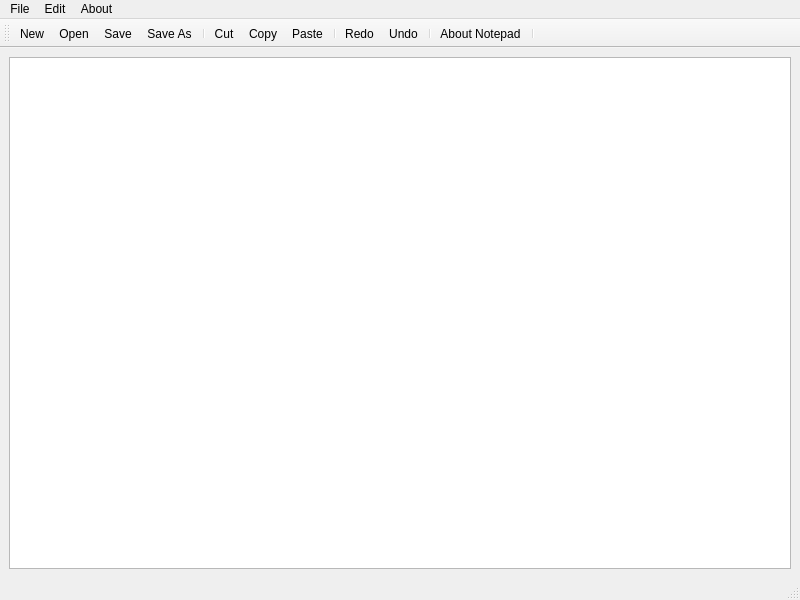
<?xml version="1.0" encoding="UTF-8"?>
<ui version="4.0">
 <class>MainWindow</class>
 <widget class="QMainWindow" name="MainWindow">
  <property name="geometry">
   <rect>
    <x>0</x>
    <y>0</y>
    <width>800</width>
    <height>600</height>
   </rect>
  </property>
  <property name="windowTitle">
   <string>MainWindow</string>
  </property>
  <widget class="QWidget" name="centralwidget">
   <layout class="QHBoxLayout" name="horizontalLayout">
    <item>
     <widget class="QTextEdit" name="textEdit"/>
    </item>
   </layout>
  </widget>
  <widget class="QMenuBar" name="menubar">
   <property name="geometry">
    <rect>
     <x>0</x>
     <y>0</y>
     <width>800</width>
     <height>25</height>
    </rect>
   </property>
   <widget class="QMenu" name="menuFile">
    <property name="title">
     <string>File</string>
    </property>
    <addaction name="actionNew"/>
    <addaction name="actionOpen"/>
    <addaction name="separator"/>
    <addaction name="actionSave"/>
    <addaction name="actionSave_As"/>
   </widget>
   <widget class="QMenu" name="menuEdit">
    <property name="title">
     <string>Edit</string>
    </property>
    <addaction name="actionCut"/>
    <addaction name="actionCopy"/>
    <addaction name="actionPaste"/>
    <addaction name="separator"/>
    <addaction name="actionRedo"/>
    <addaction name="actionUndo"/>
   </widget>
   <widget class="QMenu" name="menuAbout">
    <property name="title">
     <string>About</string>
    </property>
    <addaction name="actionAbout_Notepad"/>
   </widget>
   <addaction name="menuFile"/>
   <addaction name="menuEdit"/>
   <addaction name="menuAbout"/>
  </widget>
  <widget class="QStatusBar" name="statusbar"/>
  <widget class="QToolBar" name="toolBar">
   <property name="windowTitle">
    <string>toolBar</string>
   </property>
   <attribute name="toolBarArea">
    <enum>TopToolBarArea</enum>
   </attribute>
   <attribute name="toolBarBreak">
    <bool>false</bool>
   </attribute>
   <addaction name="actionNew"/>
   <addaction name="actionOpen"/>
   <addaction name="actionSave"/>
   <addaction name="actionSave_As"/>
   <addaction name="separator"/>
   <addaction name="actionCut"/>
   <addaction name="actionCopy"/>
   <addaction name="actionPaste"/>
   <addaction name="separator"/>
   <addaction name="actionRedo"/>
   <addaction name="actionUndo"/>
   <addaction name="separator"/>
   <addaction name="actionAbout_Notepad"/>
   <addaction name="separator"/>
  </widget>
  <action name="actionNew">
   <property name="icon">
    <iconset resource="resource.qrc">
     <normaloff>:/rec/img/new.png</normaloff>:/rec/img/new.png</iconset>
   </property>
   <property name="text">
    <string>New</string>
   </property>
  </action>
  <action name="actionOpen">
   <property name="icon">
    <iconset resource="resource.qrc">
     <normaloff>:/rec/img/open-file.png</normaloff>:/rec/img/open-file.png</iconset>
   </property>
   <property name="text">
    <string>Open</string>
   </property>
  </action>
  <action name="actionSave">
   <property name="icon">
    <iconset resource="resource.qrc">
     <normaloff>:/rec/img/save.png</normaloff>:/rec/img/save.png</iconset>
   </property>
   <property name="text">
    <string>Save</string>
   </property>
  </action>
  <action name="actionSave_As">
   <property name="icon">
    <iconset resource="resource.qrc">
     <normaloff>:/rec/img/save_as.png</normaloff>:/rec/img/save_as.png</iconset>
   </property>
   <property name="text">
    <string>Save As</string>
   </property>
  </action>
  <action name="actionCut">
   <property name="icon">
    <iconset resource="resource.qrc">
     <normaloff>:/rec/img/cut.png</normaloff>:/rec/img/cut.png</iconset>
   </property>
   <property name="text">
    <string>Cut</string>
   </property>
  </action>
  <action name="actionCopy">
   <property name="icon">
    <iconset resource="resource.qrc">
     <normaloff>:/rec/img/copy.png</normaloff>:/rec/img/copy.png</iconset>
   </property>
   <property name="text">
    <string>Copy</string>
   </property>
  </action>
  <action name="actionPaste">
   <property name="icon">
    <iconset resource="resource.qrc">
     <normaloff>:/rec/img/paste.png</normaloff>:/rec/img/paste.png</iconset>
   </property>
   <property name="text">
    <string>Paste</string>
   </property>
  </action>
  <action name="actionRedo">
   <property name="icon">
    <iconset resource="resource.qrc">
     <normaloff>:/rec/img/redo.png</normaloff>:/rec/img/redo.png</iconset>
   </property>
   <property name="text">
    <string>Redo</string>
   </property>
  </action>
  <action name="actionUndo">
   <property name="icon">
    <iconset resource="resource.qrc">
     <normaloff>:/rec/img/undo.png</normaloff>:/rec/img/undo.png</iconset>
   </property>
   <property name="text">
    <string>Undo</string>
   </property>
  </action>
  <action name="actionAbout_Notepad">
   <property name="icon">
    <iconset resource="resource.qrc">
     <normaloff>:/rec/img/info.png</normaloff>:/rec/img/info.png</iconset>
   </property>
   <property name="text">
    <string>About Notepad</string>
   </property>
  </action>
 </widget>
 <resources>
  <include location="resource.qrc"/>
 </resources>
 <connections/>
</ui>
